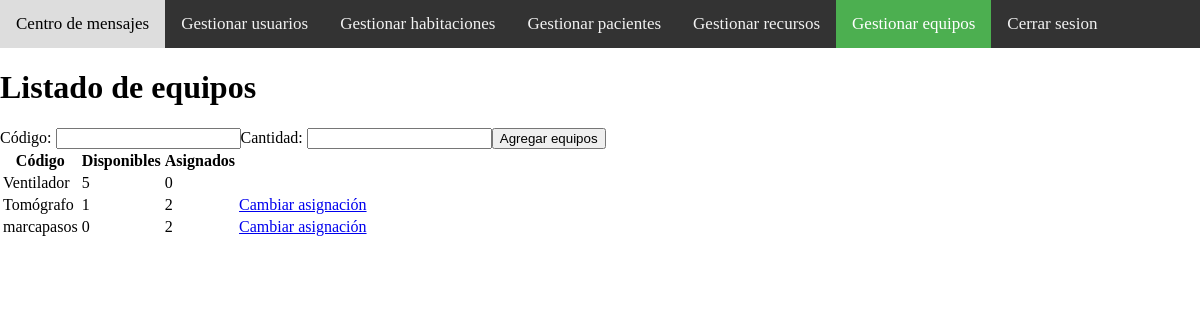
/src/views/equipos/gestionar-equipos.php (signed in), run on the app's committed database.
### tables this page shows
CREATE TABLE `equipos` (
  `id` int(11) NOT NULL,
  `codigo` varchar(45) NOT NULL,
  `disponibles` int(11) NOT NULL,
  `asignados` int(11) NOT NULL
);

### src/services/EquipoService.php (called while the page is built, shortened)
<?php
    include_once dirname(__DIR__).'../model/DB.php';
    include_once dirname(__DIR__).'../model/Equipo.php';
    class EquipoService{
        public function getAll(){
            $equipos = [];
            $db = new DB();
            $db->connect();
            $resultado = $db->query("SELECT * FROM Equipos");
            while( $fila = mysqli_fetch_array($resultado) ){
                $equipo = new Equipo($fila['id'],$fila['codigo'],$fila['disponibles'],$fila['asignados']);
                array_push($equipos, $equipo);
            }
            return $equipos;
        }
    }
?>

### src/model/DB.php (called while the page is built, shortened)
<?php
    class DB{
        private $connection;
        public function connect(){
            $con = mysqli_connect(HOST_DB,USUARIO_DB,USUARIO_PASS, NOMBRE_DB);
            if( mysqli_connect_errno()){
                throw new Exception ('Error en la conexion: '.mysqli_connect_error());
            }else{
                $this->connection = $con;
            }
        }
        public function query($query){
            $resultado = mysqli_query($this->connection, $query);
            return $resultado;
        }
    }
?>

### src/model/Equipo.php (called while the page is built, shortened)
<?php
    class Equipo{
        private $id;
        private $disponibles;
        private $asignados;
        private $codigo;
        public function __construct($id, $codigo, $disponibles, $asignados)
        {
            $this->id = $id;
            $this->codigo = $codigo;
            $this->disponibles = $disponibles;
            $this->asignados = $asignados;
        }
        public function getId(){
            return $this->id;
        }
        public function getCodigo(){
            return $this->codigo;
        }
        public function getDisponibles(){
            return $this->disponibles;
        }
        public function getAsignados(){
            return $this->asignados;
        }
    }
?>

### src/views/equipos/gestionar-equipos.php (the view, shortened to what this page needs)
<?php
    include_once '../../services/EquipoService.php';
    $equipoService = new EquipoService();
?>
<!DOCTYPE html>
<html lang="en">
<head>
    <link rel="stylesheet" href="../../resources/barra-navegacion.css">
</head>
<body>
<div class="topnav">
        <a href="../administrador/centro-mensajes.php">Centro de mensajes</a>
        <a href="../usuario/listado.php">Gestionar usuarios</a>
        <a href="../habitacion/habitaciones.php">Gestionar habitaciones</a>
        <a href="../paciente/pacientes.php">Gestionar pacientes</a>
        <a href="../recurso/gestionar.php">Gestionar recursos</a>
        <a class="active" href="../equipos/gestionar-equipos.php">Gestionar equipos</a>
        <a href="../usuario/logout.php" >Cerrar sesion</a>
</div>
    <h1>Listado de equipos</h1>
    <table class="table table-light">
        <thead class="thead-light">
            <tr>
                <th>Código</th>
                <th>Disponibles</th>
                <th>Asignados</th>
                <th></th>
            </tr>
        </thead>
        <form method="POST" action="<?= $_SERVER['PHP_SELF']?>">
            Código: <input type="text" name="codigo">
            Cantidad: <input type="text" name="cantidad">
            <input type="submit" value="Agregar equipos">
        </form>
        <tbody>
            <?php
                $str_datos = "";
                foreach ($equipoService->getAll() as $i => $equipo) {
                    $str_datos.="<tr>";
                    $str_datos.="<td>".$equipo->getCodigo()."</td>";
                    $str_datos.="<td>".$equipo->getDisponibles()."</td>";
                    $str_datos.="<td>".$equipo->getAsignados()."</td>";
                    if( $equipo->getAsignados() > 0)
                        $str_datos.="<td> <a href='cambiar-asignacion.php?equipo=".$equipo->getId()."'>Cambiar asignación</a></td>";
                    $str_datos.="</tr>";
                }
                echo $str_datos;
            ?>
        </tbody>
    </table>
</body>
</html>

### src/resources/barra-navegacion.css (style rules this page uses)
body { margin: 0; }
.topnav { overflow: hidden; background-color: #333; }
.topnav a { float: left; color: #f2f2f2; text-align: center; padding: 14px 16px; text-decoration: none; font-size: 17px; }
.topnav a.active { background-color: #4CAF50; color: white; }

### data on the page
equipos: codigo "Ventilador", disponibles "5", asignados "0"
equipos: codigo "Tomógrafo", disponibles "1", asignados "2"
equipos: codigo "marcapasos", disponibles "0", asignados "2"
